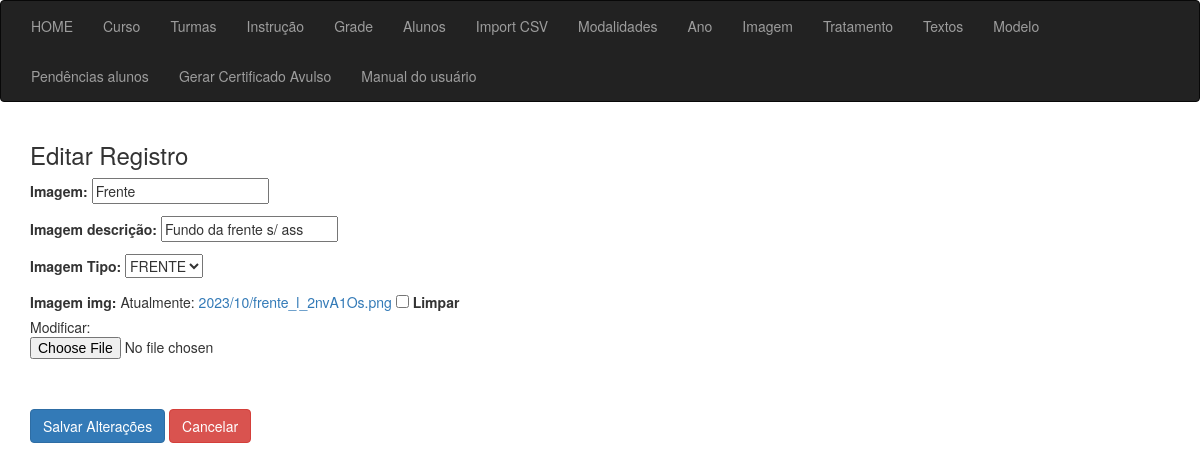
The page /sgc/imagem_editar/1/ on the database its author committed.
### app_cert/models.py (models this page shows, shortened)
class Imagem(models.Model):
    id = models.AutoField(primary_key=True)
    imagem = models.CharField(max_length=50, verbose_name="Imagem", null=True)
    imagem_desc = models.CharField(max_length=50, verbose_name="Imagem descrição", null=True)
    imagem_tipo = models.ForeignKey(ImagemTipo, on_delete=models.CASCADE, verbose_name="Imagem Tipo")
    imagem_img = models.ImageField(null=True, blank=True, upload_to ="%Y/%m/")
    create_at = models.DateTimeField(auto_now_add=True, null=True)
    class Meta:
        verbose_name = 'Imagem'
        verbose_name_plural = 'Imagens'
        ordering = ['create_at']

### app_cert/views/views_imagem.py (the view)
# urls.py: path('imagem_editar/<int:id>/', imagem_editar, name="imagem_editar"),
def imagem_editar(request, id):
    context ={}
    assinatura_ob = get_object_or_404(Imagem, id=id)
    if request.method == 'POST':
        form = ImagemForm(request.POST, request.FILES, instance=assinatura_ob)
        if form.is_valid():
            form.save()
            return redirect('imagem_lista')
    else:
        form = ImagemForm(instance=assinatura_ob)
    context = {
        'form': form,
        'assinatura_ob': assinatura_ob
    }
    return render(request, 'imagem/editar.html', context)

### app_cert/forms.py
class ImagemForm(forms.ModelForm):
    class Meta:
        model = Imagem
        fields = '__all__'  # Ou liste os campos que deseja incluir no formulário manualmente

### app_cert/models.py (called while the page is built)
    def __str__(self):
        return str(self.imagemTipo)

### app_cert/templates/imagem/editar.html (shortened to what this page needs)
{% extends 'sgc_base.html' %}
{% block content %}
<div class="container">
    <div class="row">
        <div class="col-md-6 offset-md-3">
            <h3>Editar Registro</h3>
            <form method="post" enctype="multipart/form-data">
                {{ form.as_p }}
                <br />
                <br />
                <button type="submit" class="btn btn-primary">Salvar Alterações</button>
                <a href="{% url 'turma_lista' %}" class="btn btn-danger">Cancelar</a>
            </form>
        </div>
    </div>
</div>
{% endblock %}

### rows shown on the page
Imagem: imagem "Frente", imagem_desc "Fundo da frente s/ ass", imagem_tipo "FRENTE"
